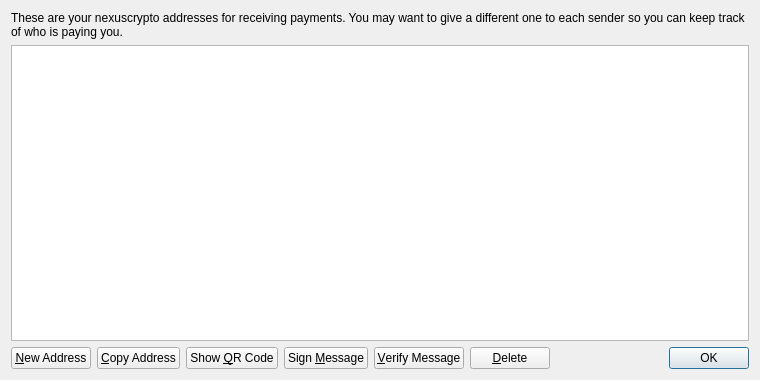
<?xml version="1.0" encoding="UTF-8"?>
<ui version="4.0">
 <class>AddressBookPage</class>
 <widget class="QWidget" name="AddressBookPage">
  <property name="geometry">
   <rect>
    <x>0</x>
    <y>0</y>
    <width>760</width>
    <height>380</height>
   </rect>
  </property>
  <property name="windowTitle">
   <string>Address Book</string>
  </property>
  <layout class="QVBoxLayout" name="verticalLayout">
   <item>
    <widget class="QLabel" name="labelExplanation">
     <property name="text">
      <string>These are your nexuscrypto addresses for receiving payments. You may want to give a different one to each sender so you can keep track of who is paying you.</string>
     </property>
     <property name="textFormat">
      <enum>Qt::PlainText</enum>
     </property>
     <property name="wordWrap">
      <bool>true</bool>
     </property>
    </widget>
   </item>
   <item>
    <widget class="QTableView" name="tableView">
     <property name="contextMenuPolicy">
      <enum>Qt::CustomContextMenu</enum>
     </property>
     <property name="toolTip">
      <string>Double-click to edit address or label</string>
     </property>
     <property name="tabKeyNavigation">
      <bool>false</bool>
     </property>
     <property name="alternatingRowColors">
      <bool>true</bool>
     </property>
     <property name="selectionMode">
      <enum>QAbstractItemView::SingleSelection</enum>
     </property>
     <property name="selectionBehavior">
      <enum>QAbstractItemView::SelectRows</enum>
     </property>
     <property name="sortingEnabled">
      <bool>true</bool>
     </property>
     <attribute name="verticalHeaderVisible">
      <bool>false</bool>
     </attribute>
    </widget>
   </item>
   <item>
    <layout class="QHBoxLayout" name="horizontalLayout">
     <item>
      <widget class="QPushButton" name="newAddressButton">
       <property name="toolTip">
        <string>Create a new address</string>
       </property>
       <property name="text">
        <string>&amp;New Address</string>
       </property>
       <property name="icon">
        <iconset resource="../bitcoin.qrc">
         <normaloff>:/icons/add</normaloff>:/icons/add</iconset>
       </property>
      </widget>
     </item>
     <item>
      <widget class="QPushButton" name="copyToClipboard">
       <property name="toolTip">
        <string>Copy the currently selected address to the system clipboard</string>
       </property>
       <property name="text">
        <string>&amp;Copy Address</string>
       </property>
       <property name="icon">
        <iconset resource="../bitcoin.qrc">
         <normaloff>:/icons/editcopy</normaloff>:/icons/editcopy</iconset>
       </property>
      </widget>
     </item>
     <item>
      <widget class="QPushButton" name="showQRCode">
       <property name="text">
        <string>Show &amp;QR Code</string>
       </property>
       <property name="icon">
        <iconset resource="../bitcoin.qrc">
         <normaloff>:/icons/qrcode</normaloff>:/icons/qrcode</iconset>
       </property>
      </widget>
     </item>
     <item>
      <widget class="QPushButton" name="signMessage">
       <property name="toolTip">
        <string>Sign a message to prove you own a nexuscrypto address</string>
       </property>
       <property name="text">
        <string>Sign &amp;Message</string>
       </property>
       <property name="icon">
        <iconset resource="../bitcoin.qrc">
         <normaloff>:/icons/edit</normaloff>:/icons/edit</iconset>
       </property>
      </widget>
     </item>
     <item>
      <widget class="QPushButton" name="verifyMessage">
       <property name="toolTip">
        <string>Verify a message to ensure it was signed with a specified nexuscrypto address</string>
       </property>
       <property name="text">
        <string>&amp;Verify Message</string>
       </property>
       <property name="icon">
        <iconset resource="../bitcoin.qrc">
         <normaloff>:/icons/transaction_0</normaloff>:/icons/transaction_0</iconset>
       </property>
      </widget>
     </item>
     <item>
      <widget class="QPushButton" name="deleteButton">
       <property name="toolTip">
        <string>Delete the currently selected address from the list</string>
       </property>
       <property name="text">
        <string>&amp;Delete</string>
       </property>
       <property name="icon">
        <iconset resource="../bitcoin.qrc">
         <normaloff>:/icons/remove</normaloff>:/icons/remove</iconset>
       </property>
      </widget>
     </item>
     <item>
      <spacer name="horizontalSpacer">
       <property name="orientation">
        <enum>Qt::Horizontal</enum>
       </property>
       <property name="sizeHint" stdset="0">
        <size>
         <width>40</width>
         <height>20</height>
        </size>
       </property>
      </spacer>
     </item>
     <item>
      <widget class="QDialogButtonBox" name="buttonBox">
       <property name="sizePolicy">
        <sizepolicy hsizetype="Maximum" vsizetype="Fixed">
         <horstretch>0</horstretch>
         <verstretch>0</verstretch>
        </sizepolicy>
       </property>
       <property name="standardButtons">
        <set>QDialogButtonBox::Ok</set>
       </property>
      </widget>
     </item>
    </layout>
   </item>
  </layout>
 </widget>
 <resources>
  <include location="../bitcoin.qrc"/>
 </resources>
 <connections/>
</ui>
